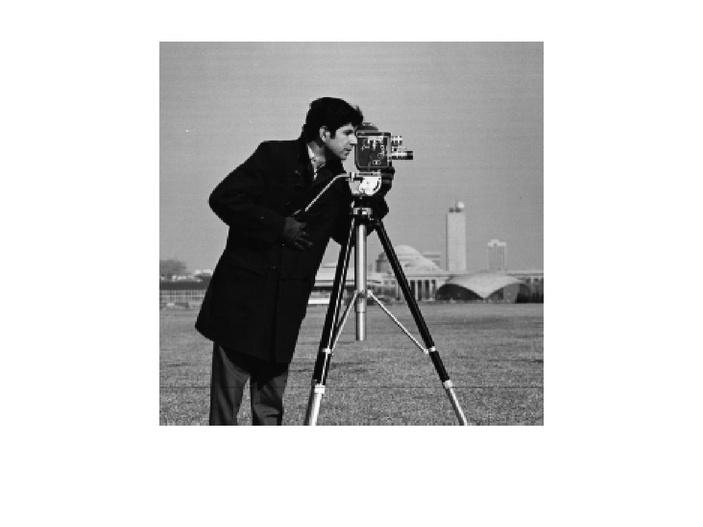
%> input picture SURF - HARRIS features/cameraman.jpg, 703 x 527 px, shrunk from 1200 x 900 before the run
$ octave --eval "BaiTap24;"   (GNU Octave 9; MATLAB toolbox functions it lacks are replaced by stand-ins)
%> lines starting %> are read from the running program, lines starting %| are printed output that depends on the picture
function BaiTap24()
    imgI = imread('cameraman.jpg');
%> imgI is the input picture: size 527x703 uint8; min 0, max 255, mean 200.6
    arrPointI = detectHarrisFeatures(imgI);
%> arrPointI = 361 points; strongest (x, y): (364, 214), (329, 348), (328, 355), (323, 384), (395, 151)
    imgJ = imread('cameraman30.jpg');
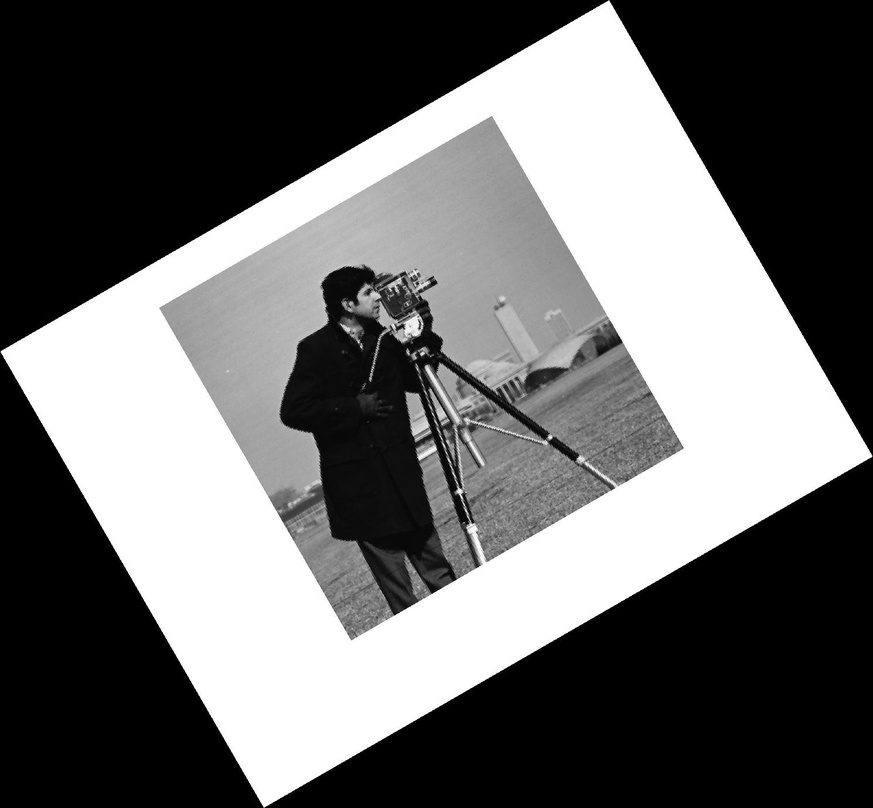
%> input picture SURF - HARRIS features/cameraman30.jpg, 873 x 808 px, shrunk from 1490 x 1380 before the run
%> imgJ is the input picture: size 808x873 uint8; min 0, max 255, mean 105.4
    arrPointJ = detectHarrisFeatures(imgJ);
%> arrPointJ = 303 points; strongest (x, y): (265, 807), (609, 2), (2, 353), (872, 457), (462, 495)

    [arrfeatureI, arrValidPointI] = extractFeatures(imgI, arrPointI);
%> arrValidPointI = 359 points; strongest (x, y): (364, 214), (329, 348), (328, 355), (323, 384), (395, 151)
    [arrfeatureJ, arrValidPointJ] = extractFeatures(imgJ, arrPointJ);
%> arrValidPointJ = 299 points; strongest (x, y): (462, 495), (422, 355), (459, 489), (473, 523), (420, 460)

    arrIndexPair = matchFeatures(arrfeatureI, arrfeatureJ);
%> arrIndexPair = 197 rows, first 12: [2 32; 4 2; 6 6; 7 28; 8 41; 9 8; 11 47; 15 27; 17 74; 18 21; 20 78; 21 68]
    arrMatchedPointI = arrValidPointI(arrIndexPair(:, 1), : );
%> arrMatchedPointI = 197 points; strongest (x, y): (364, 214), (329, 348), (328, 355), (323, 384), (395, 151)
    arrMatchedPointJ = arrValidPointJ(arrIndexPair(:, 2), : );
%> arrMatchedPointJ = 197 points; strongest (x, y): (462, 495), (422, 355), (459, 489), (473, 523), (420, 460)

    figure;
    ax = axes;
    showMatchedFeatures(imgI, imgJ, arrMatchedPointI, arrMatchedPointJ, 'montage', 'Parent', ax);
    title(ax, 'Candidate point matches');
    legend(ax, 'Matched points I', 'Matched points J');
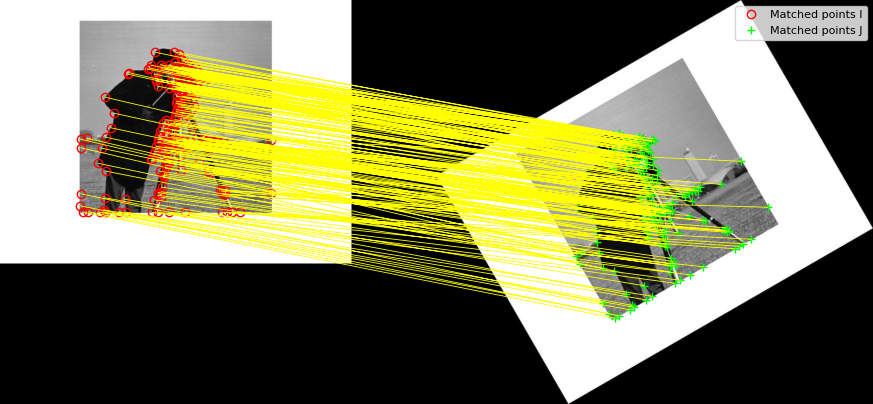
%> figure redrawn from the program's plot data; shown at 1/2 size; its title reads 'Candidate point matches'

    figure;
    ax = axes;
    [tform, inliermatchedPointsJ, inliermatchedPointsI] = estimateGeometricTransform(arrMatchedPointJ, arrMatchedPointI,'similarity');
%> tform = transform with T = [0.865 0.5 0; -0.5 0.865 0; 176.3 -304.8 1]; inliermatchedPointsJ = 183 points; strongest (x, y): (462, 495), (422, 355), (459, 489), (473, 523), (420, 460); inliermatchedPointsI = 183 points; strongest (x, y): (364, 214), (329, 348), (328, 355), (323, 384), (395, 151)
%> `BaiTap24;`:
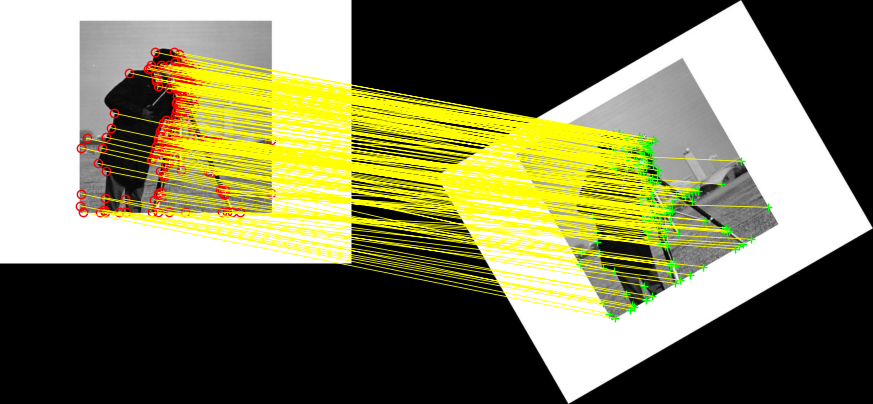
%> figure redrawn from the program's plot data; shown at 1/2 size; its title reads 'Matched inlier points'
    showMatchedFeatures(imgI, imgJ, inliermatchedPointsI, inliermatchedPointsJ, 'montage', 'Parent', ax);
    title('Matched inlier points');


end
